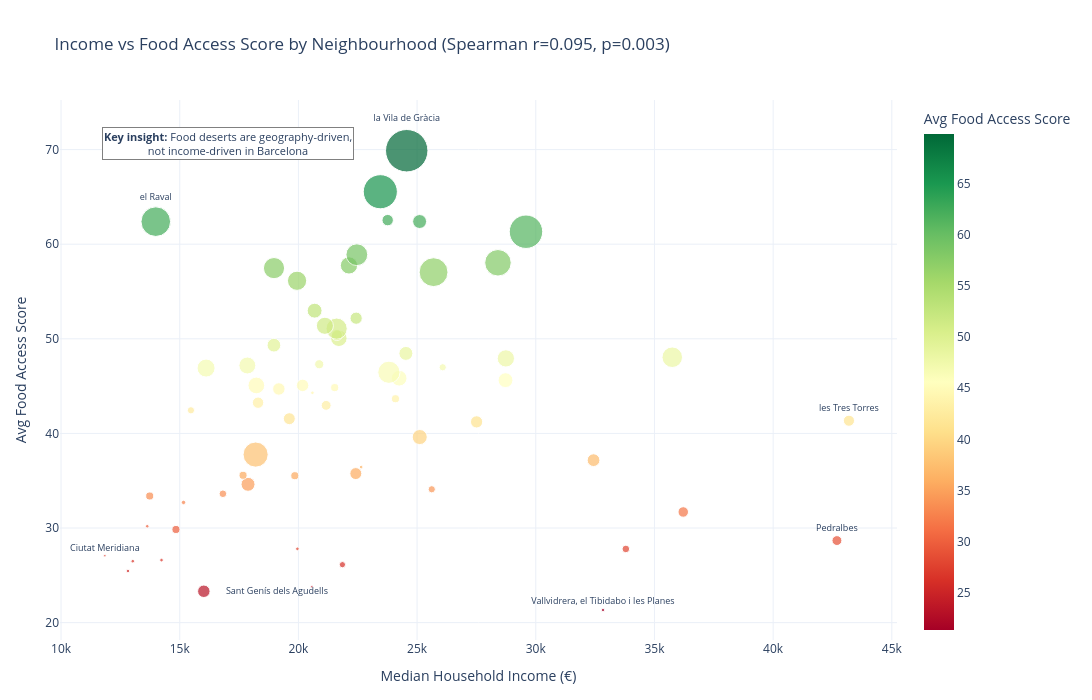

The notebook cell saved with this chart:
### Code cell
df_scatter = df_barris.dropna(subset=["avg_food_access_score", "median_income"])

# Only label the most interesting outliers
label_these = [
    "la Vila de Gràcia",           # best access
    "Vallvidrera, el Tibidabo i les Planes",  # worst access
    "Pedralbes",                   # richest, low access
    "Ciutat Meridiana",            # poorest
    "el Raval",                    # low income, high access
    "Sant Genís dels Agudells",    # second worst
    "les Tres Torres",             # high income anomaly
]

df_scatter["label"] = df_scatter["barri_name"].apply(
    lambda x: x if x in label_these else ""
)

fig2 = px.scatter(
    df_scatter,
    x="median_income",
    y="avg_food_access_score",
    text="label",
    color="avg_food_access_score",
    color_continuous_scale="RdYlGn",
    size="total_stores",
    size_max=30,
    hover_name="barri_name",        # full name appears on hover instead
    hover_data={
        "median_income": True,
        "avg_food_access_score": True,
        "total_stores": True,
        "label": False
    },
    labels={
        "median_income":         "Median Household Income (€)",
        "avg_food_access_score": "Avg Food Access Score",
        "total_stores":          "Total Stores"
    },
    title="Income vs Food Access Score by Neighbourhood (Spearman r=0.095, p=0.003)"
)

fig2.update_traces(textposition="top center", textfont_size=9)
fig2.update_layout(
    template="plotly_white",
    height=700,       # taller canvas
    width=1100,       # wider canvas
    showlegend=False,
    margin=dict(t=100, r=150, l=60, b=60)  # more top + right breathing room
)

fig2.add_annotation(
    x=0.05, y=0.95, xref="paper", yref="paper",
    text="<b>Key insight:</b> Food deserts are geography-driven,<br>not income-driven in Barcelona",
    showarrow=False, bgcolor="white", bordercolor="grey",
    borderwidth=1, font=dict(size=11)
)

fig2.write_html("../outputs/maps/04_income_vs_access_scatter.html")
fig2.write_image("../outputs/maps/04_income_vs_access_scatter.png", scale=2)
print("Scatter saved ✓")
fig2.show()

### Figure 1 — Plotly figure (JSON) as saved in the notebook; plotly's stock layout.template omitted (floating-point values rounded to 4 significant figures; data arrays with more than 128 entries replaced by an {"elided": "..."} marker saying what was removed)
{"data": [{"customdata": {"elided": "72x2 mixed values"}, "hovertemplate": "<b>%{hovertext}</b><br><br>Median Household Income (€)=%{x}<br>Avg Food Access Score=%{marker.color}<br>Total Stores=%{customdata[0]}<extra></extra>", "hovertext": ["Vallvidrera, el Tibidabo i les Planes", "Sant Genís dels Agudells", "la Marina del Prat Vermell", "Montbau", "Torre Baró", "Vallbona", "Horta", "la Trinitat Vella", "la Trinitat Nova", "Ciutat Meridiana", "Baró de Viver", "Sarrià", "Canyelles", "Pedralbes", "el Bon Pastor", "les Roquetes", "Sant Gervasi - la Bonanova", "Verdun", "el Besòs i el Maresme", "la Prosperitat", "Diagonal Mar i el Front Marítim del Poblenou", "la Barceloneta", "la Guineueta", "la Verneda i la Pau", "Sant Andreu", "la Vall d'Hebron", "la Vila Olímpica del Poblenou", "el Poble-sec", "Can Peguera", "la Maternitat i Sant Ramon", "Vallcarca i els Penitents", "les Tres Torres", "Provençals del Poblenou", "el Turó de la Peira", "la Sagrera", "Porta", "la Clota", "la Font d'en Fargues", "Can Baró", "Sant Martí de Provençals", "la Font de la Guatlla", "la Marina de Port", "Vilapicina i la Torre Llobeta", "el Putxet i el Farró", "el Parc i la Llacuna del Poblenou", "el Poblenou", "el Carmel", "la Salut", "la Teixonera", "el Coll", "les Corts", "Sant Gervasi - Galvany", "el Fort Pienc", "Sant Pere, Santa Caterina i la Ribera", "el Clot", "Navas", "el Guinardó", "la Bordeta", "el Baix Guinardó", "Hostafrancs", "Sants - Badal", "la Nova Esquerra de l'Eixample", "el Barri Gòtic", "el Camp de l'Arpa del Clot", "l'Antiga Esquerra de l'Eixample", "Sants", "la Dreta de l'Eixample", "el Raval", "el Camp d'en Grassot i Gràcia Nova", "Sant Antoni", "la Sagrada Família", "la Vila de Gràcia"], "legendgroup": "", "marker": {"color": [21.33, 22.84, 23.32, 23.79, 25.46, 25.83, 26.13, 26.49, 26.61, 27.07, 27.21, 27.79, 27.8, 28.67, 29.85, 30.19, 31.7, 32.7, 33.38, 33.62, 34.1, 34.62, 35.53, 35.57, 35.75, 36.44, 37.17, 37.76, 38.33, 39.62, 41.22, 41.34, 41.56, 42.44, 42.96, 43.25, 43.63, 43.67, 44.29, 44.7, 44.84, 45.07, 45.08, 45.63, 45.84, 46.46, 46.91, 46.99, 47.18, 47.31, 47.93, 48.05, 48.46, 49.32, 50.06, 50.39, 51.07, 51.37, 52.18, 52.97, 56.14, 57.05, 57.47, 57.76, 58.04, 58.89, 61.32, 62.38, 62.4, 62.55, 65.55, 69.88], "coloraxis": "coloraxis", "size": [2, 0, 24, 1, 2, 0, 6, 2, 2, 1, 0, 9, 2, 15, 10, 2, 17, 3, 10, 9, 8, 30, 10, 10, 22, 2, 25, 97, 0, 35, 23, 19, 22, 8, 15, 20, 0, 10, 2, 24, 10, 43, 24, 34, 38, 76, 50, 8, 44, 13, 46, 65, 30, 29, 42, 19, 69, 45, 23, 34, 57, 128, 69, 46, 108, 73, 172, 135, 30, 20, 179, 277], "sizemode": "area", "sizeref": 0.3078, "symbol": "circle"}, "mode": "markers+text", "name": "", "orientation": "v", "showlegend": false, "text": ["Vallvidrera, el Tibidabo i les Planes", "Sant Genís dels Agudells", "", "", "", "", "", "", "", "Ciutat Meridiana", "", "", "", "Pedralbes", "", "", "", "", "", "", "", "", "", "", "", "", "", "", "", "", "", "les Tres Torres", "", "", "", "", "", "", "", "", "", "", "", "", "", "", "", "", "", "", "", "", "", "", "", "", "", "", "", "", "", "", "", "", "", "", "", "el Raval", "", "", "", "la Vila de Gràcia"], "textfont": {"size": 9}, "textposition": "top center", "type": "scatter", "x": [32830.0, 19090.0, 16020.0, 20570.0, 12820.0, 13420.0, 21850.0, 13020.0, 14230.0, 11840.0, 13680.0, 33800.0, 19960.0, 42690.0, 14840.0, 13630.0, 36210.0, 15160.0, 13740.0, 16820.0, 25620.0, 17880.0, 19850.0, 17670.0, 22420.0, 22640.0, 32430.0, 18200.0, 14580.0, 25110.0, 27510.0, 43190.0, 19620.0, 15470.0, 21170.0, 18300.0, 20750.0, 24090.0, 20590.0, 19180.0, 21530.0, 18230.0, 20180.0, 28720.0, 24240.0, 23810.0, 16110.0, 26080.0, 17850.0, 20880.0, 28740.0, 35750.0, 24530.0, 18970.0, 21700.0, 21620.0, 21610.0, 21120.0, 22430.0, 20680.0, 19940.0, 25690.0, 18970.0, 22130.0, 28410.0, 22460.0, 29590.0, 13990.0, 25110.0, 23760.0, 23450.0, 24560.0], "xaxis": "x", "y": [21.33, 22.84, 23.32, 23.79, 25.46, 25.83, 26.13, 26.49, 26.61, 27.07, 27.21, 27.79, 27.8, 28.67, 29.85, 30.19, 31.7, 32.7, 33.38, 33.62, 34.1, 34.62, 35.53, 35.57, 35.75, 36.44, 37.17, 37.76, 38.33, 39.62, 41.22, 41.34, 41.56, 42.44, 42.96, 43.25, 43.63, 43.67, 44.29, 44.7, 44.84, 45.07, 45.08, 45.63, 45.84, 46.46, 46.91, 46.99, 47.18, 47.31, 47.93, 48.05, 48.46, 49.32, 50.06, 50.39, 51.07, 51.37, 52.18, 52.97, 56.14, 57.05, 57.47, 57.76, 58.04, 58.89, 61.32, 62.38, 62.4, 62.55, 65.55, 69.88], "yaxis": "y"}], "layout": {"annotations": [{"bgcolor": "white", "bordercolor": "grey", "borderwidth": 1, "font": {"size": 11}, "showarrow": false, "text": "<b>Key insight:</b> Food deserts are geography-driven,<br>not income-driven in Barcelona", "x": 0.05, "xref": "paper", "y": 0.95, "yref": "paper"}], "coloraxis": {"colorbar": {"title": {"text": "Avg Food Access Score"}}, "colorscale": [[0, "rgb(165,0,38)"], [0.1, "rgb(215,48,39)"], [0.2, "rgb(244,109,67)"], [0.3, "rgb(253,174,97)"], [0.4, "rgb(254,224,139)"], [0.5, "rgb(255,255,191)"], [0.6, "rgb(217,239,139)"], [0.7, "rgb(166,217,106)"], [0.8, "rgb(102,189,99)"], [0.9, "rgb(26,152,80)"], [1, "rgb(0,104,55)"]]}, "height": 700, "legend": {"itemsizing": "constant", "tracegroupgap": 0}, "margin": {"b": 60, "l": 60, "r": 150, "t": 100}, "showlegend": false, "title": {"text": "Income vs Food Access Score by Neighbourhood (Spearman r=0.095, p=0.003)"}, "width": 1100, "xaxis": {"anchor": "y", "domain": [0, 1], "title": {"text": "Median Household Income (€)"}}, "yaxis": {"anchor": "x", "domain": [0, 1], "title": {"text": "Avg Food Access Score"}}}}
